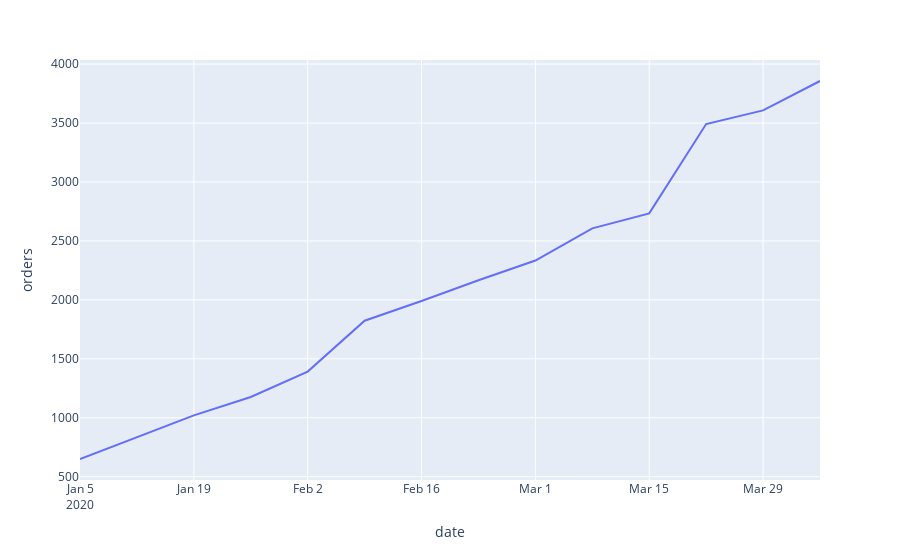

Write notebook code for a chart like this one.
### Code cell
fig = px.line(orders, x="date", y="orders")
fig.show()
# растущий тренд

### Figure 1 — Plotly figure (JSON) as saved in the notebook; plotly's stock layout.template omitted (floating-point values rounded to 4 significant figures)
{"data": [{"hovertemplate": "date=%{x}<br>orders=%{y}<extra></extra>", "legendgroup": "", "line": {"color": "#636efa", "dash": "solid"}, "marker": {"symbol": "circle"}, "mode": "lines", "name": "", "orientation": "v", "showlegend": false, "type": "scatter", "x": ["2020-01-05T00:00:00", "2020-01-12T00:00:00", "2020-01-19T00:00:00", "2020-01-26T00:00:00", "2020-02-02T00:00:00", "2020-02-09T00:00:00", "2020-02-16T00:00:00", "2020-02-23T00:00:00", "2020-03-01T00:00:00", "2020-03-08T00:00:00", "2020-03-15T00:00:00", "2020-03-22T00:00:00", "2020-03-29T00:00:00", "2020-04-05T00:00:00"], "xaxis": "x", "y": [650, 837, 1020, 1176, 1392.0, 1823, 1991, 2166, 2334, 2607, 2734, 3492, 3608, 3857], "yaxis": "y"}], "layout": {"legend": {"tracegroupgap": 0}, "margin": {"t": 60}, "xaxis": {"anchor": "y", "domain": [0, 1], "title": {"text": "date"}}, "yaxis": {"anchor": "x", "domain": [0, 1], "title": {"text": "orders"}}}}
